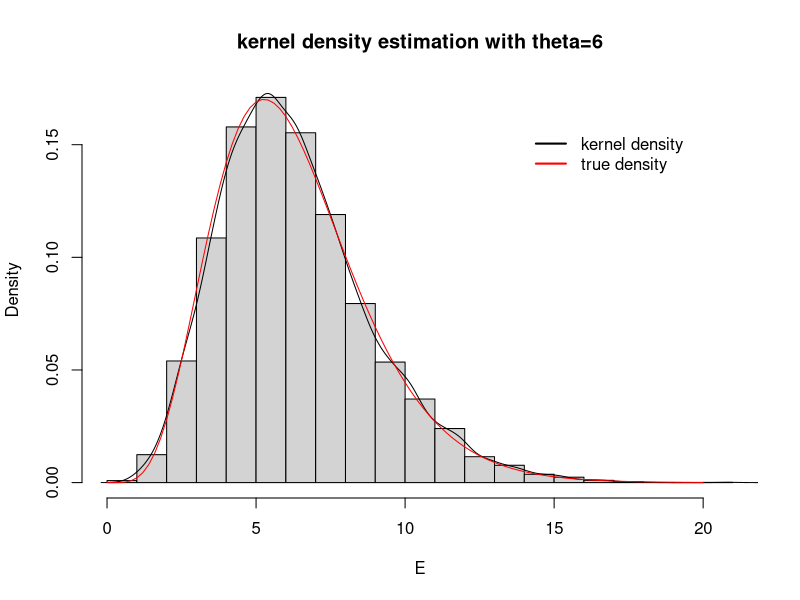
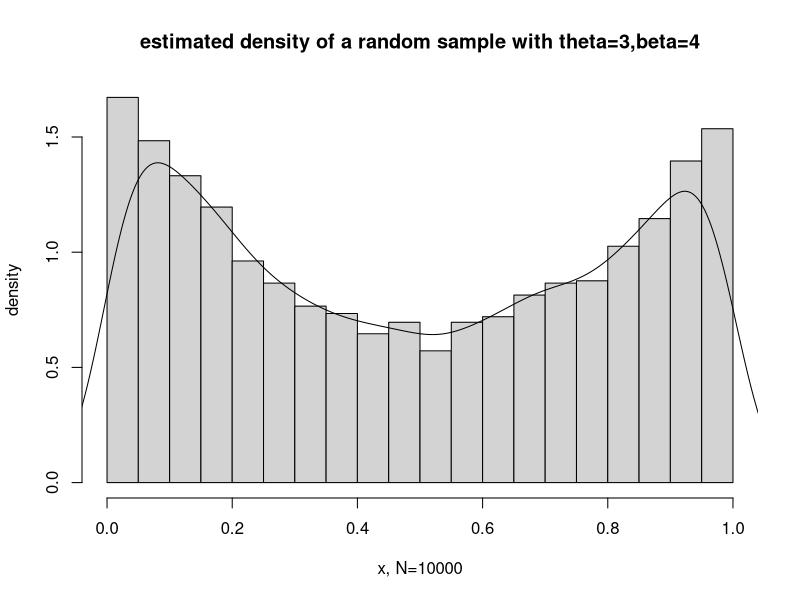
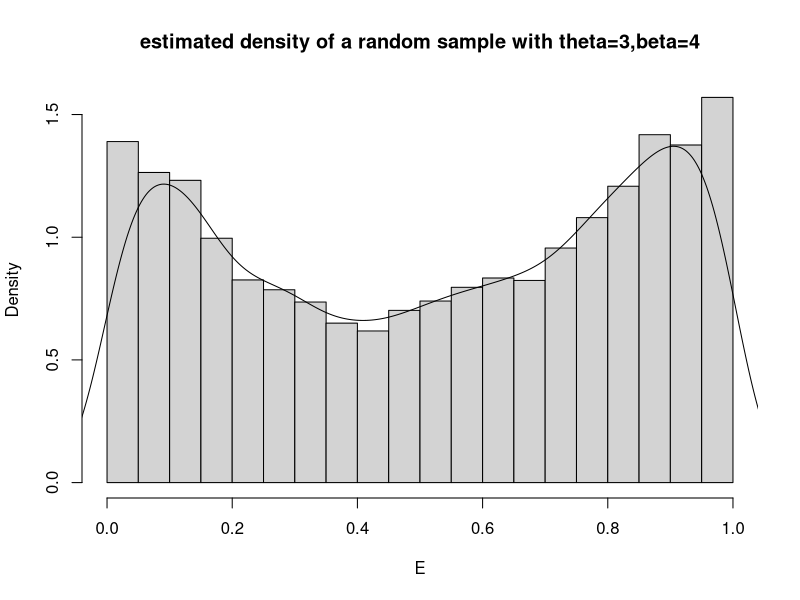

R code for these plots, in order:
## ---- chunk 1
sample_g <- function(theta){
  w <- 2*gamma(theta)/(2*gamma(theta)+gamma(theta+1/2))
  m <- 10000
  counts <- 0
  draws <- c()
  u <- runif(m,0,1)
  for(i in 1:m){
    if(u[i]<w){
      x <- rgamma(1,theta,1)
      counts <- counts+1
      draws <- c(draws,x)
    }
    else{
      x <- rgamma(1,theta+0.5,1)
    counts <- counts+1
    draws <- c(draws,x)  
    }
  }
  return(draws)
}
E <- sample_g(6)
hist(E,prob=TRUE,main = "kernel density estimation with theta=6")
lines(density(E))

g <-function(x,theta=6){
  (1/(2*gamma(theta)+gamma(theta+0.5)))*(2*x^(theta-1)+x^(theta-0.5))*exp(-x)
}
curve(g,from = 0,to=20,add=T,col="red")
legend("topright", inset=.1, 
         legend = c("kernel density","true density"), 
         bty = "n", lty = 1, lwd = 2, col = c("black", "red"))
## ---- chunk 2
sample_f <- function(theta,beta){
  f <- function(x){
   x^(theta-1)/(1+x^2)+sqrt(2+x^2)*(1-x)^(beta-1)
  }
  g <- function(x){
    x^(theta-1)+sqrt(3)*(1-x)^(beta-1)
  }
  w <- (1/theta)/(1/theta+sqrt(3)/beta)
  m <- 10000
  counts <- 0
  draws <- c()
while(counts<=m){
    repeat{
      u <- runif(1,0,1)
      if (u<=w){
        x <- rbeta(1,theta,1)}
      else{
        x <- rbeta(1,1,beta) }  
      t <- u*g(x)
      if(t<=f(x)){break}
    }
    counts <- counts+1
    draws <- c(draws,x)
}
  return(draws)
}
E <- sample_f(3,4)
hist(E,freq=F, xlab = "x, N=10000", ylab="density",main="estimated density of a random sample with theta=3,beta=4")
lines(density(E))
## ---- chunk 3
sample2_f <- function(theta,beta){
  f1 <- function(x){
   x^(theta-1)/(1+x^2)
  }
  f2 <- function(x){
    sqrt(2+x^2)*(1-x)^(beta-1)
  }
  g1<- function(x){
    x^(theta-1)
  }
  g2 <- function(x){
    sqrt(3)*(1-x)^(beta-1)
  }
  w <- (1/theta)/(1/theta+sqrt(3)/beta)
  m <- 10000
  counts <- 0
  draws <- c()
  x <- 0
while(counts<=m){
    flag <- TRUE  
    while(flag){
      u <- runif(1,0,1)
      if (u<=w){
        x <- rbeta(1,theta,1)}
        t <- u* g1(x)
        if(t<=f1(x)){
          flag <- FALSE
        }
      else{
        x <- rbeta(1,1,beta)
        t <- u* g2(x)
        if (t<=f2(x)){
          flag <- FALSE
        }
        }  
    }
    counts <- counts+1
    draws <- c(draws,x)
}
  return(draws)
}
E <- sample2_f(3,4)
hist(E,probability = TRUE,main = "estimated density of a random sample with theta=3,beta=4")
lines(density(E))
